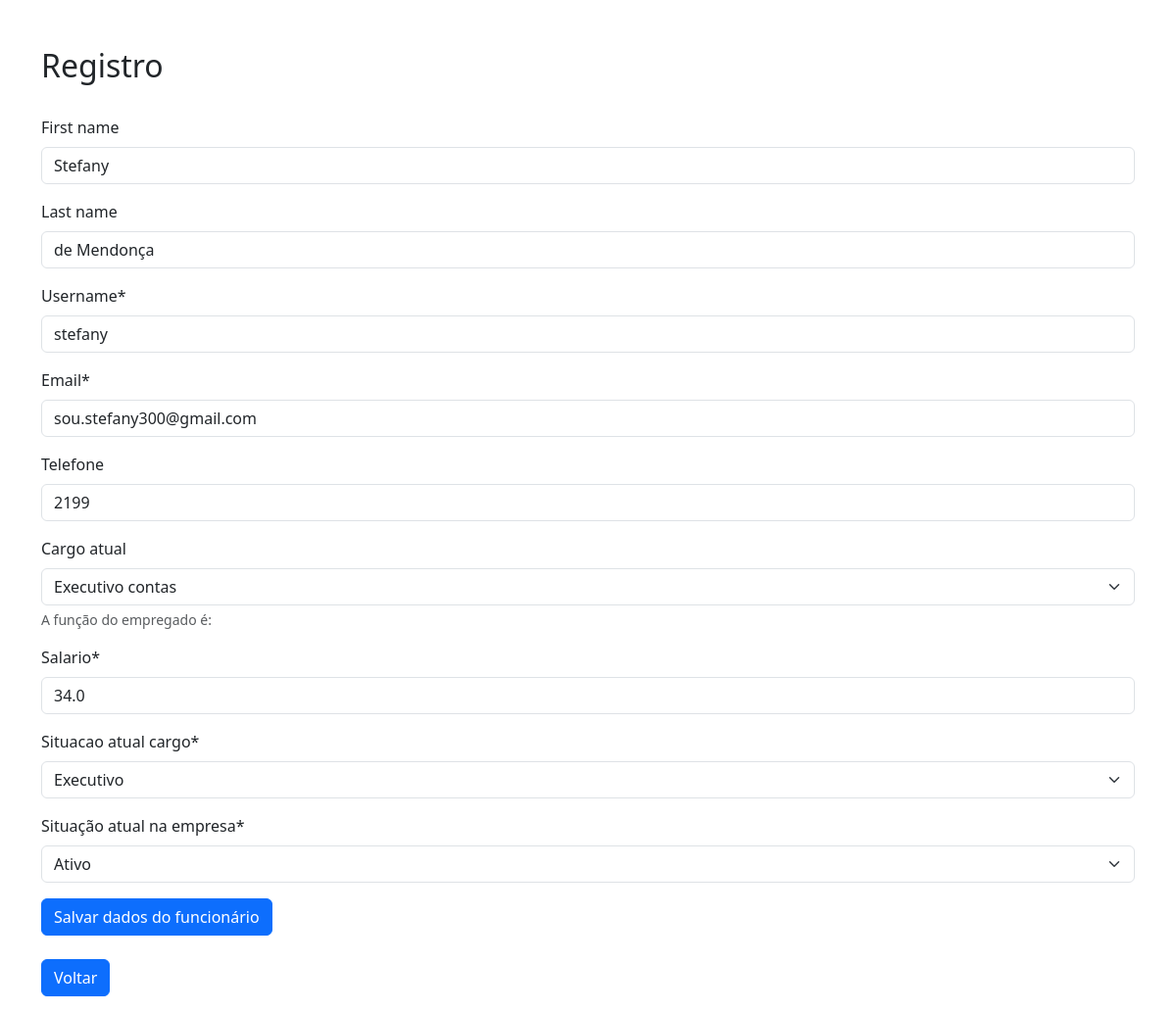
/funcionario/Atualizar/-1, run on the app's committed database.
### homeAdmin/models.py (models this page shows, shortened)
class CustomUser_Funcionario(AbstractUser):
    token = models.CharField(null=True, unique=True, max_length=8)
    situacao = (
        ("Adm.", "Administração "),
        ("Func.", "Funcionário"),
        ("Exec", "Executivo"),
    )
    situacao_atual = models.CharField(
        null=True,
        max_length=15,
        default="Adm.",
        verbose_name="Situacao atual cargo",
        choices=situacao,
    )
    situacao2 = (("Ativo", "Ativo "), ("Inativo", "Inativo"))
    situacao_atual_empresa = models.CharField(
        null=True,
        max_length=15,
        default="Ativo",
        verbose_name="Situação atual na empresa",
        choices=situacao2,
    )
    salario = models.FloatField(default=0)
    comissao_acumulada = models.FloatField(default=0)
    telefone = models.CharField(max_length=15, blank=True)
    especializado = (
        ("Financeiro", "Financeiro"),
        ("Despachante", "Despachante "),
        ("Despachante externo", "Despachante externo "),
        ("Suporte Whatsapp", "Suporte Whatsapp"),
        ("Executivo contas", "Executivo contas"),
    )
    cargo_atual = models.CharField(
        max_length=100,
        null=True,
        blank=True,
        verbose_name="Cargo atual",
        default="",
        help_text="A função do empregado é:",
        choices=especializado,
    )
    cidade = models.CharField(max_length=255, null=True)
    email = models.EmailField(unique=True)
    username = models.CharField(max_length=255, unique=True)
    data_nascimento = models.DateField(
        verbose_name="Data de nascimento", help_text="Data de nascimento", null=True
    )
    groups = models.ManyToManyField(
        Group,
        related_name="customuser_set",
        blank=True,
        help_text="The groups this user belongs to.",
        related_query_name="customuser",
    )
    user_permissions = models.ManyToManyField(
        Permission,
        related_name="customuser_set",
        blank=True,
        help_text="Specific permissions for this user.",
        related_query_name="customuser",
    )
    objects = CustomUserManager()

### homeAdmin/views.py (the view)
class FuncionarioUpdateView(UpdateView):
    model = CustomUser_Funcionario
    fields = [
        "first_name", "last_name", "username", "email",
        "telefone", "cargo_atual", "salario",
        "situacao_atual", "situacao_atual_empresa"
    ]
    template_name = "cadAdmin/formsFuncionario/cadastroFuncionario_form.html"
    success_url = reverse_lazy("AdminListagemFuncionario")

### homeAdmin/templates/cadAdmin/formsFuncionario/cadastroFuncionario_form.html (shortened to what this page needs)
{% load crispy_forms_filters %}
{% load crispy_forms_tags %}
<!DOCTYPE html>
<html lang="en">
<head>
    <link href="https://cdn.jsdelivr.net/npm/bootstrap@5.3.0-alpha3/dist/css/bootstrap.min.css" rel="stylesheet">
</head>
<body>
<div class="container mt-5">
    <div class="right-section">
        <h2>Registro</h2><br>
        <form method="POST">
            {{ form|crispy }}
            <button type="submit" class="btn btn-primary">Salvar dados do funcionário</button>
        </form>
        <br>
        <p><a class="btn btn-primary" href="{% url 'AdminListagemFuncionario' %}">Voltar</a></p>
    </div>
</div>
</body>
</html>

### data on the page
CustomUser_Funcionario: first_name "Stefany", last_name "de Mendonça", username "stefany", email "sou.stefany300@gmail.com", telefone "2199", cargo_atual "Executivo contas", salario "34.0", situacao_atual "Executivo", situacao_atual_empresa "Ativo"
